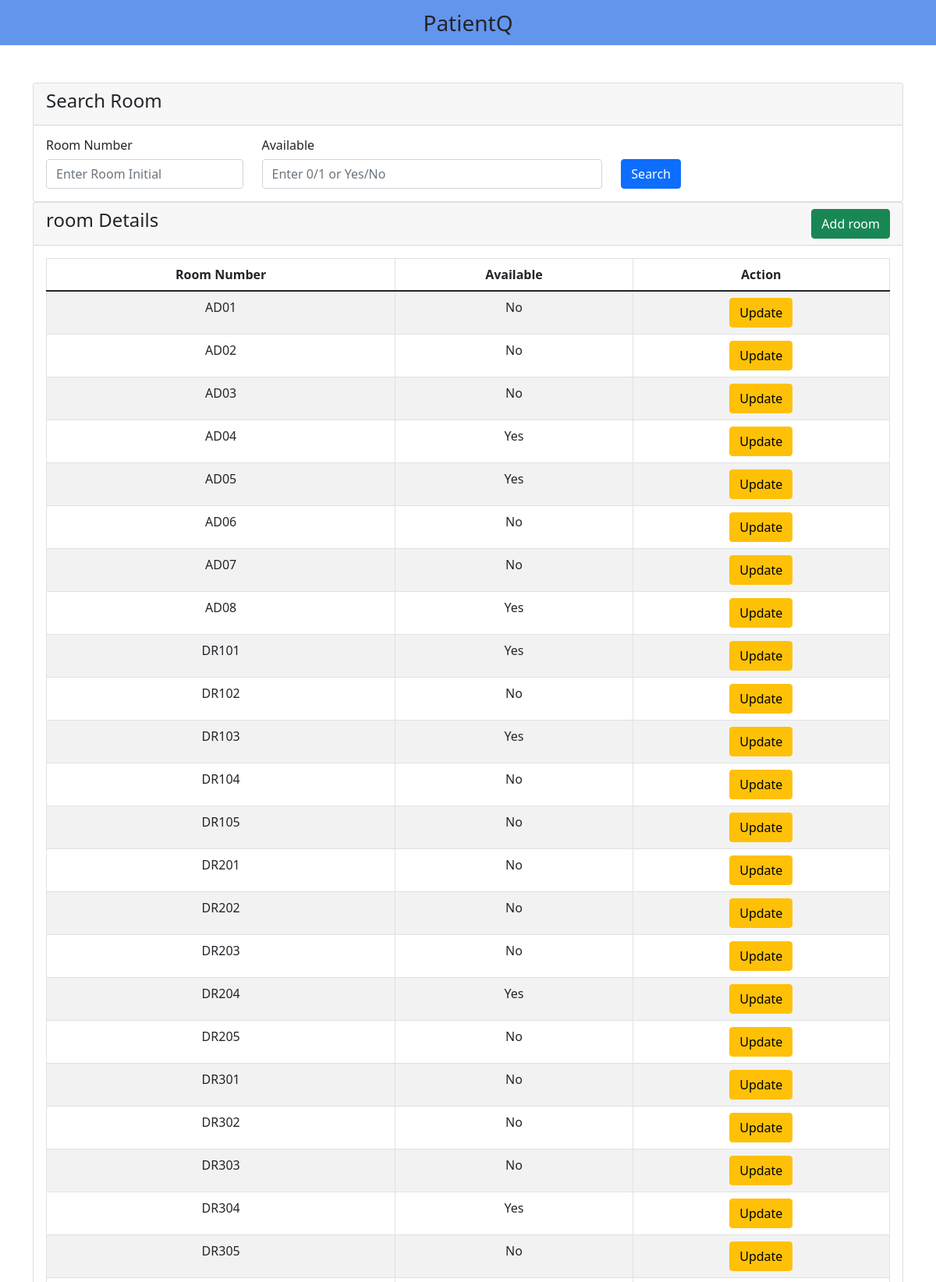
/v_01/search-room.php (upper part), run on the app's committed database.
### tables this page shows
create table hospital_room (
    room_no varchar(10),
    isAvailable varchar(1),
    primary key (room_no),
    check (isAvailable = '0' or isAvailable = '1')
);

### v_01/search-room.php (the view, shortened to what this page needs)
<?php
    include('includes/header.php');
?>
<div class="container mt-5">
<div class="row">
    <div class="col-md-12">
        <div class="card">
            <div class="card-header">
                <h4>Search Room</h4>
            </div>
            <div class="card-body">
                <div class="row">
                    <div class="col-md-12">
                        <form action="" method="GET">
                            <div class="row">
                                <div class="col-sm-3">
                                    <p class="h6">Room Number</p>
                                    <input type="text" name="search_room_no" value="<?php if (isset($_GET['search_room_no'])) {echo $_GET['search_room_no']; } ?>" class="form-control" placeholder="Enter Room Initial" >
                                </div>
                                <div class="col-sm-5">
                                    <p class="h6">Available</p>
                                    <input type="text" name="search_isAvailable" value="<?php if (isset($_GET['search_isAvailable'])) {echo $_GET['search_isAvailable']; } ?>" class="form-control" placeholder="Enter 0/1 or Yes/No">
                                </div>
                                <div class="col-sm-1 text-center">
                                    <p class="h6">&nbsp</p>
                                    <button type="submit" class="btn btn-primary">Search</button>
                                </div>
                            </div>
                        </form>
                    </div>
                </div>
            </div>
        </div>
    </div>
    <div class="col-md-12">
        <div class="card">
            <div class="card-header">
                <h4>room Details
                    <a href="add-room.php" class = "btn btn-success float-end">Add room</a>
                </h4>
            </div>
            <div class="card-body">
                <table class="table table-bordered table-striped">
                    <thead align="center">
                        <tr>
                            <th>Room Number</th>
                            <th>Available</th>
                            <th>Action</th>
                        </tr>
                    </thead>
                    <tbody align="center">
                        <?php
                            include "db-connect.php";
                            $searched_room_no = $_GET['search_room_no'];
                            $searched_isAvailable = $_GET['search_isAvailable'];
                            if (strtolower($searched_isAvailable) == 'yes') {
                                $searched_isAvailable = '1';
                            } else if (strtolower($searched_isAvailable) == 'no') {
                                $searched_isAvailable = '0';
                            } else {
                                $searched_isAvailable = (string)$searched_isAvailable;
                            }
                            if (!$searched_room_no and $searched_isAvailable == "0") {
                                $query = "SELECT * FROM hospital_room WHERE isAvailable LIKE '$searched_isAvailable' ";
                            } else if ($searched_room_no and $searched_isAvailable == "0") {
                                $query = "SELECT * FROM hospital_room WHERE room_no LIKE '%$searched_room_no%' AND isAvailable LIKE '$searched_isAvailable' ";
                            } else if (!$searched_room_no and !$searched_isAvailable) {
                                $query = "SELECT * FROM hospital_room";
                            } else if ($searched_room_no and !$searched_isAvailable) {
                                $query = "SELECT * FROM hospital_room WHERE room_no LIKE '%$searched_room_no%' ";
                            } else if (!$searched_room_no and $searched_isAvailable) {
                                $query = "SELECT * FROM hospital_room WHERE isAvailable LIKE '%$searched_isAvailable%' ";
                            } else {
                                $query = "SELECT * FROM hospital_room WHERE room_no LIKE '%$searched_room_no%' AND isAvailable LIKE '%$searched_isAvailable%' ";
                            }
                            $query_run = mysqli_query($connect, $query);
                            if (mysqli_num_rows($query_run) > 0) {
                                foreach ($query_run as $room) {
                                    ?>
                                    <tr>
                                        <td> <?= $room['room_no']; ?> </td>
                                        <?php if($room['isAvailable'] == '0'): ?>
                                            <td>No</td>
                                        <?php else: ?>
                                            <td>Yes</td>
                                        <?php endif; ?>
                                        <td>
                                            <a href="update-room.php?room_no=<?= $room['room_no']; ?>" class="btn btn-warning stn-sm">Update</a>
                                        </td>
                                    </tr>
                                    <?php
                                }
                            } else {
                                ?>
                                    <tr>
                                        <td colspan="4">No Record Found!</td>
                                    </tr>
                                <?php
                            }
                        ?>
                    </tbody>
                </table>
            </div>
        </div>
    </div>
</div>
</div>
<?php
    include('includes/footer.php');
?>

### data on the page
hospital_room: room_no "AD01", isAvailable "No"
hospital_room: room_no "AD02", isAvailable "No"
hospital_room: room_no "AD03", isAvailable "No"
hospital_room: room_no "AD04", isAvailable "Yes"
hospital_room: room_no "AD05", isAvailable "Yes"
hospital_room: room_no "AD06", isAvailable "No"
hospital_room: room_no "AD07", isAvailable "No"
hospital_room: room_no "AD08", isAvailable "Yes"
hospital_room: room_no "DR101", isAvailable "Yes"
hospital_room: room_no "DR102", isAvailable "No"
hospital_room: room_no "DR103", isAvailable "Yes"
hospital_room: room_no "DR104", isAvailable "No"
hospital_room: room_no "DR105", isAvailable "No"
hospital_room: room_no "DR201", isAvailable "No"
hospital_room: room_no "DR202", isAvailable "No"
hospital_room: room_no "DR203", isAvailable "No"
hospital_room: room_no "DR204", isAvailable "Yes"
hospital_room: room_no "DR205", isAvailable "No"
hospital_room: room_no "DR301", isAvailable "No"
hospital_room: room_no "DR302", isAvailable "No"
hospital_room: room_no "DR303", isAvailable "No"
hospital_room: room_no "DR304", isAvailable "Yes"
hospital_room: room_no "DR305", isAvailable "No"
